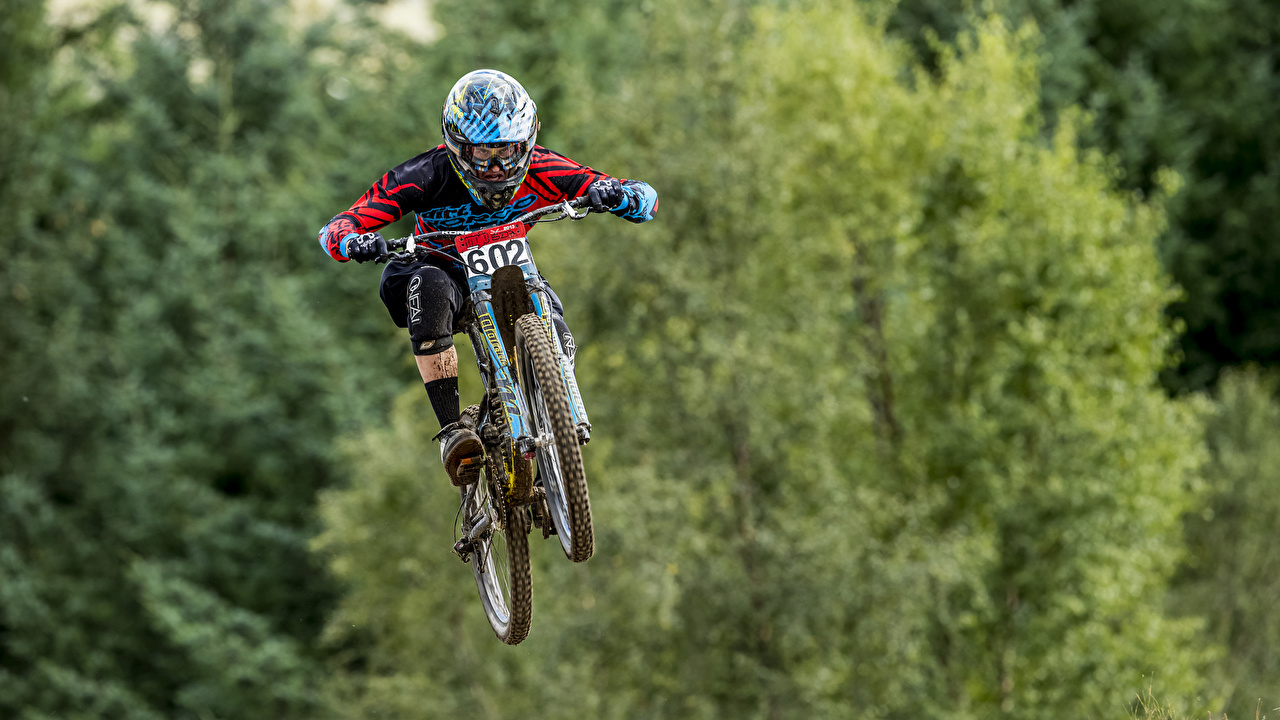
#> input picture images/moto.jpg, 1280 x 720 px
$ python image_diff.py
#> lines starting #> are read from the running program, lines starting #| are printed output that depends on the picture
# library imports
import cv2.cv2 as cv

# load an image
b1 = cv.imread('../../images/moto.jpg')
#> b1 is the input picture: shape (720, 1280, 3); mean B, G, R 62.4, 104.7, 92.5
b2 = cv.imread('../../images/dolphin.jpg')
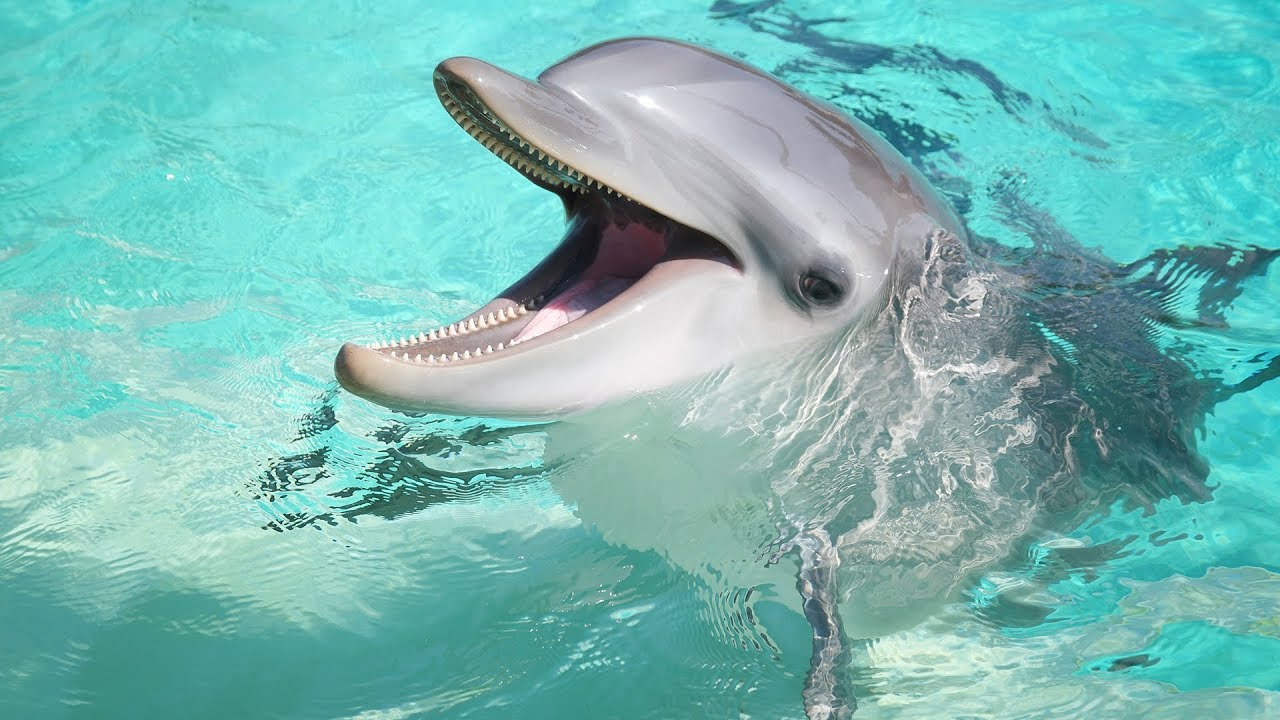
#> input picture images/dolphin.jpg, 1280 x 720 px
#> b2 is the input picture: shape (720, 1280, 3); mean B, G, R 181, 186.1, 119.1

# load an image as a single channel grayscale
if b1.shape[:2] == b2.shape[:2]:
    diff = cv.absdiff(b1, b2)  # add images together
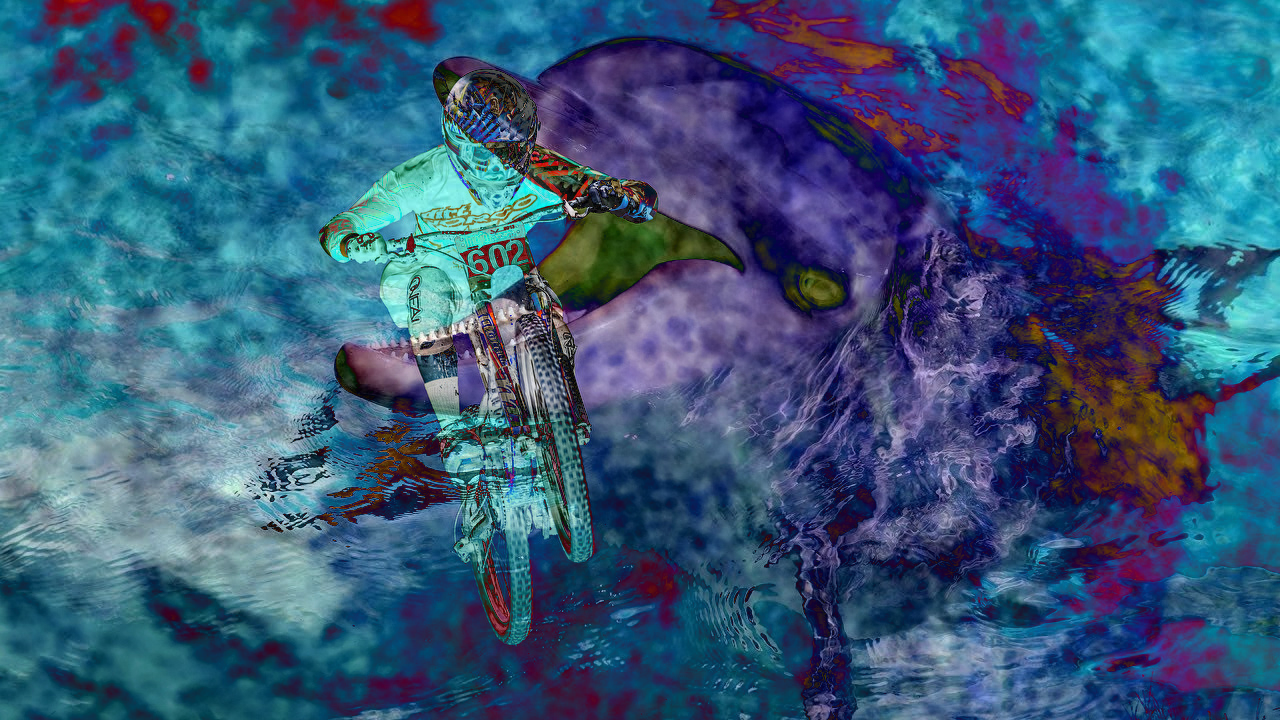
#> diff: shape (720, 1280, 3); mean B, G, R 121.1, 88.8, 54

    cv.imshow('Summed Images', diff)
    cv.waitKey(0)
    cv.destroyAllWindows()
